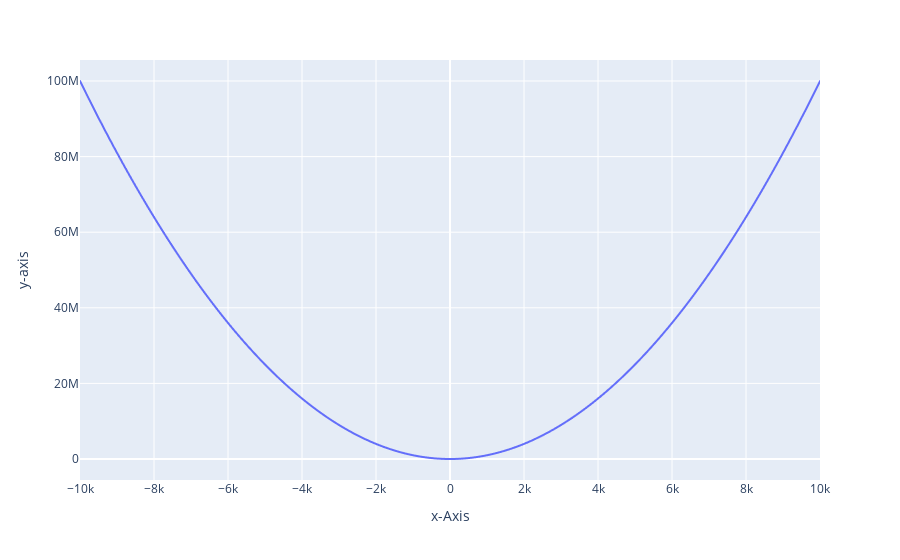

Here is the notebook cell this chart was saved with:
### Code cell
px.line(x= x2,y =y,labels={"x":'x-Axis',"y":"y-axis"})

### Figure 1 — Plotly figure (JSON) as saved in the notebook; plotly's stock layout.template omitted (floating-point values rounded to 4 significant figures; data arrays with more than 128 entries replaced by an {"elided": "..."} marker saying what was removed)
{"data": [{"hovertemplate": "x-Axis=%{x}<br>y-axis=%{y}<extra></extra>", "legendgroup": "", "line": {"color": "#636efa", "dash": "solid"}, "mode": "lines", "name": "", "showlegend": false, "type": "scattergl", "x": {"elided": "20000 int values"}, "xaxis": "x", "y": {"elided": "20000 int values"}, "yaxis": "y"}], "layout": {"legend": {"tracegroupgap": 0}, "margin": {"t": 60}, "xaxis": {"anchor": "y", "domain": [0, 1], "title": {"text": "x-Axis"}}, "yaxis": {"anchor": "x", "domain": [0, 1], "title": {"text": "y-axis"}}}}
